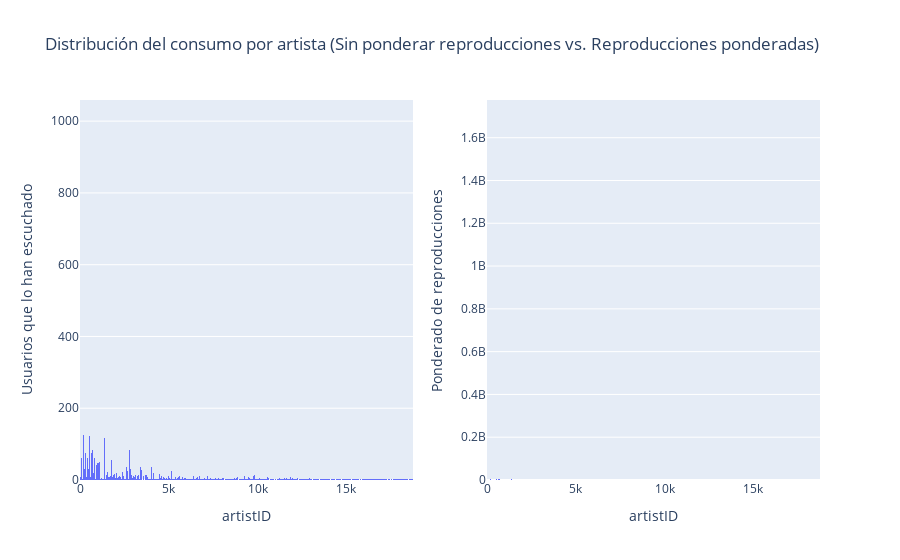

The cell this chart's notebook holds for it:
### Markdown cell above
Esta parte el interés es poder analizar qué tanto se escucha cada artista.  Consideraremos:

- Un primer escenario (sin ponderar) en el que todos los artistas son igualmente relevantes sin tener en cuenta el número de reproducciones, únicamente cuántos usuarios lo escucharon.
- Un segundo escenario (ponderando) en el que los artistas adquieren cierto peso o relevancia según la cantidad de reproducciones que han tenido entre los usuarios.

### Code cell
# Utilice este espacio para escribir el código.
nbins = users_artists['artistID'].nunique()

# Sin ponderar
# Solo tenemos en cuenta cuántos usuarios han "consumido" cada artista
listened_artists_count = users_artists.groupby('artistID')['userID'].nunique().reset_index().rename(columns={'userID': 'veces_escuchado'})

# Para ponderar las reproducciones por artista creamos un dataframe temporal donde tengamos la cantidad de usuarios que lo han escuchado y la cantidad de reproducciones que esos usuarios han realizado de cada artista.
# De esta manera daremos un peso a los artistas de acuerdo a la cantidad de reproducciones
artists_stats = users_artists.groupby('artistID').agg({'userID': 'nunique', 'nro_reproducciones': 'sum'}).reset_index()
artists_stats = artists_stats.rename(columns={'userID': 'num_usuarios', 'nro_reproducciones': 'total_reproducciones'})
artists_stats['reproducciones_ponderadas'] = artists_stats['num_usuarios'] * artists_stats['total_reproducciones']
artists_stats

fig_sin_ponderar = px.histogram(listened_artists_count, x='artistID', y='veces_escuchado', nbins=nbins, title='Distribución sin ponderar del consumo por artista')
fig_ponderada = px.histogram(artists_stats, x='artistID', y='reproducciones_ponderadas', nbins=nbins, title='Distribución ponderada del consumo por artista')

# Para mostrar los dos gráficos juntos...
fig = sp.make_subplots(rows=1, cols=2)
fig.add_trace(fig_sin_ponderar['data'][0], row=1, col=1)
fig.add_trace(fig_ponderada['data'][0], row=1, col=2)

# Personalizar etiquetas de ejes
fig.update_xaxes(title_text='artistID', row=1, col=1)
fig.update_xaxes(title_text='artistID', row=1, col=2)
fig.update_yaxes(title_text='Usuarios que lo han escuchado', row=1, col=1)
fig.update_yaxes(title_text='Ponderado de reproducciones', row=1, col=2)
fig.update_layout(title_text='Distribución del consumo por artista (Sin ponderar reproducciones vs. Reproducciones ponderadas)', showlegend=False)

fig.show()

### Figure 1 — Plotly figure (JSON) as saved in the notebook; plotly's stock layout.template omitted (floating-point values rounded to 4 significant figures; data arrays with more than 128 entries replaced by an {"elided": "..."} marker saying what was removed)
{"data": [{"alignmentgroup": "True", "bingroup": "x", "histfunc": "sum", "hovertemplate": "artistID=%{x}<br>sum of veces_escuchado=%{y}<extra></extra>", "legendgroup": "", "marker": {"color": "#636efa", "pattern": {"shape": ""}}, "name": "", "nbinsx": 17632, "offsetgroup": "", "orientation": "v", "showlegend": false, "type": "histogram", "x": {"elided": "17632 int values"}, "xaxis": "x", "y": {"elided": "17632 int values"}, "yaxis": "y"}, {"alignmentgroup": "True", "bingroup": "x", "histfunc": "sum", "hovertemplate": "artistID=%{x}<br>sum of reproducciones_ponderadas=%{y}<extra></extra>", "legendgroup": "", "marker": {"color": "#636efa", "pattern": {"shape": ""}}, "name": "", "nbinsx": 17632, "offsetgroup": "", "orientation": "v", "showlegend": false, "type": "histogram", "x": {"elided": "17632 int values"}, "xaxis": "x2", "y": {"elided": "17632 int values"}, "yaxis": "y2"}], "layout": {"showlegend": false, "title": {"text": "Distribución del consumo por artista (Sin ponderar reproducciones vs. Reproducciones ponderadas)"}, "xaxis": {"anchor": "y", "domain": [0, 0.45], "title": {"text": "artistID"}}, "xaxis2": {"anchor": "y2", "domain": [0.55, 1], "title": {"text": "artistID"}}, "yaxis": {"anchor": "x", "domain": [0, 1], "title": {"text": "Usuarios que lo han escuchado"}}, "yaxis2": {"anchor": "x2", "domain": [0, 1], "title": {"text": "Ponderado de reproducciones"}}}}
